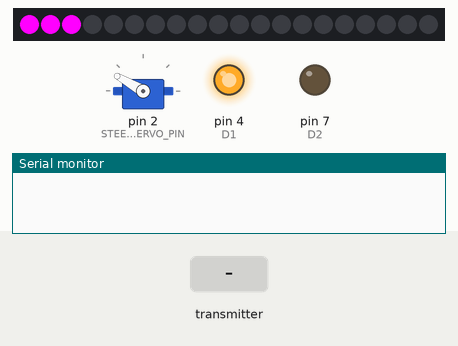
A sketch run on a simulated Arduino Uno, built with avr-gcc and run on an emulated ATmega328P. Shown: servo, 20 RGB LEDs in strip order, left to right, output pins drawn as LEDs (lit = HIGH), the last lines printed to the serial monitor. Inputs (shaded band) come from the test bench. No radio packets arrive unless stated; pins used as bus, display or sensor lines are not drawn.

Above: at 1.2 s.
1.3 s: the transmitter starts sending x_ = 256
At 2.1 s:
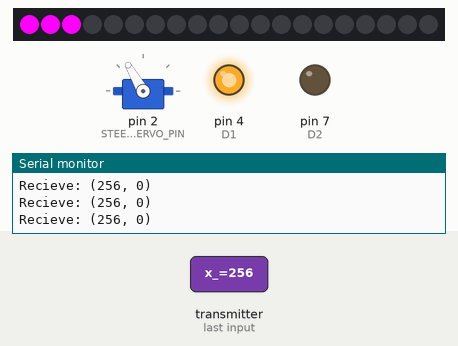
2.8 s: the transmitter starts sending y_ = 512
At 3.2 s:
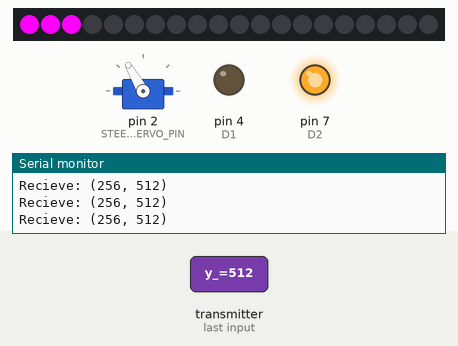
4.3 s: the transmitter starts sending x_ = 0
At 5.5 s:
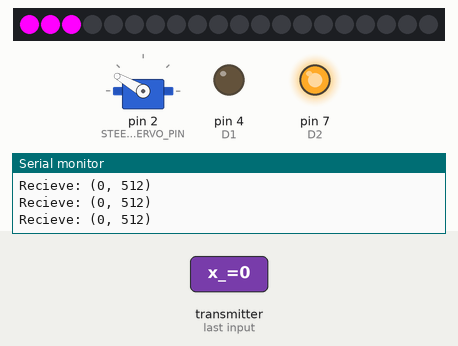
5.8 s: the transmitter starts sending x_ = 512
At 6.7 s:
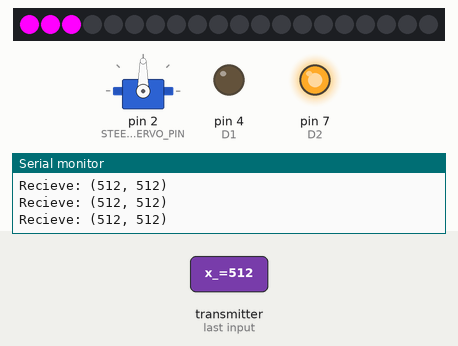
7.3 s: the transmitter starts sending y_ = 0
At 7.8 s:
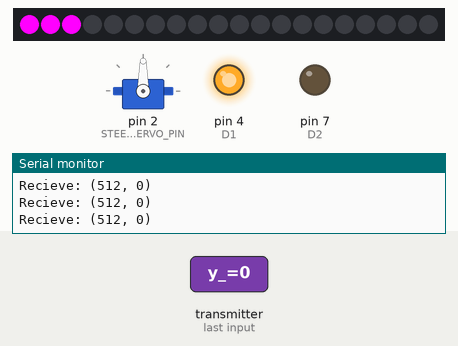
8.8 s: the transmitter starts sending x_ = 1023
At 10.2 s:
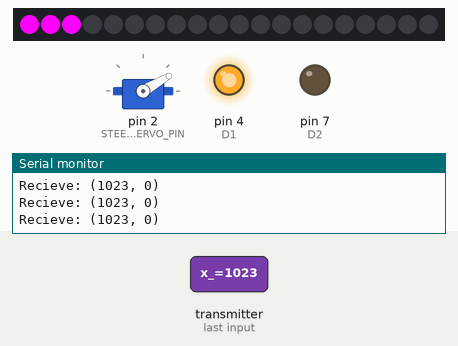
Timing chart, 0 to 11.3 s (numbered marks = the images above; inputs shaded):
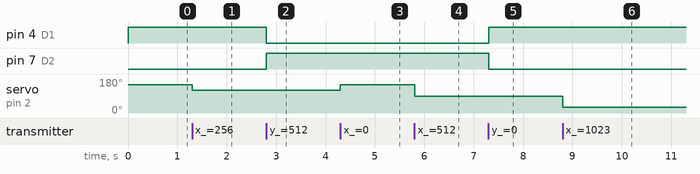

The sketch:

bot.ino
```cpp
#include <SPI.h>
#include <nRF24L01.h>
#include <RF24.h>
#include <Servo.h>
#include <FastLED.h>

#define LED_PIN     3

#define S1          5
#define S2          6
#define D1          4
#define D2          7

#define STEERING_SERVO_PIN 2

const int8_t Xaxis  = A0;
const int8_t Yaxis  = A1;
uint16_t     X = 0, Y = 0;


Servo steer_servo;

#define NUM_LEDS    20

CRGB leds[NUM_LEDS];
RF24 radio(9, 10); // CE, CSN

const byte address[6] = "00001";

struct {
  uint16_t x_;
  uint16_t y_;
} msg;


void setup() {
    Serial.begin(9600);
  FastLED.addLeds<WS2812, LED_PIN, GRB>(leds, NUM_LEDS);

    steer_servo.attach(STEERING_SERVO_PIN);

    pinMode(S1, OUTPUT);
    pinMode(S2, OUTPUT);
    pinMode(D1, OUTPUT);
    pinMode(D2, OUTPUT);

    radio.begin();
    radio.openReadingPipe(0, address);
    radio.setPALevel(RF24_PA_MIN);
    radio.startListening();
}

void loop() {
    leds[0] = CRGB(255, 0, 255);
  leds[1] = CRGB(255, 0, 255);
  leds[2] = CRGB(255, 0, 255);
    FastLED.show();

    if (radio.available()) {
      radio.read(&msg, sizeof(msg));
      Serial.println("Recieve: (" + String(msg.x_) + ", " + String(msg.y_) + ")");
    }

    X = map(msg.x_, 0, 1023, 150, 30);
    Y = map(msg.y_, 0, 1023, 450, 60);

    if (X < 50 || X > 130) {
      if (Y > 300) Y = 400;
      else if (Y < 210) Y = 110;
    }

      steer_servo.write(X);

    if (Y > 255) {
        if (X > 130) {
          analogWrite(S2, map(Y-255, 0, 255, 0, 155));
        } else {
          analogWrite(S2, Y - 255);
        }
        digitalWrite(D2, LOW);
    } else {
        analogWrite(S2, 255 - Y);
        digitalWrite(D2, HIGH);
    }

    if (Y > 255) {
      if (X < 50) {
        analogWrite(S1, map(Y-255, 0, 255, 0, 155));
      } else {
        analogWrite(S1, Y - 255);
      }
      digitalWrite(D1, HIGH);
    } else {
        analogWrite(S1, 255 - Y);
        digitalWrite(D1, LOW);
    }
}
```

Measured:
- after the input at 1.3 s, servo on pin 2 (STEERING_SERVO_PIN): 150° → 120° at once
- after the input at 2.8 s, pin 4 (D1): HIGH → LOW at once; pin 7 (D2): LOW → HIGH at once
- after the input at 4.3 s, servo on pin 2 (STEERING_SERVO_PIN): 120° → 150° at once
- after the input at 5.8 s, servo on pin 2 (STEERING_SERVO_PIN): 150° → 90° at once
- after the input at 7.3 s, pin 4 (D1): LOW → HIGH at once; pin 7 (D2): HIGH → LOW at once
- after the input at 8.8 s, servo on pin 2 (STEERING_SERVO_PIN): 90° → 30° at once
